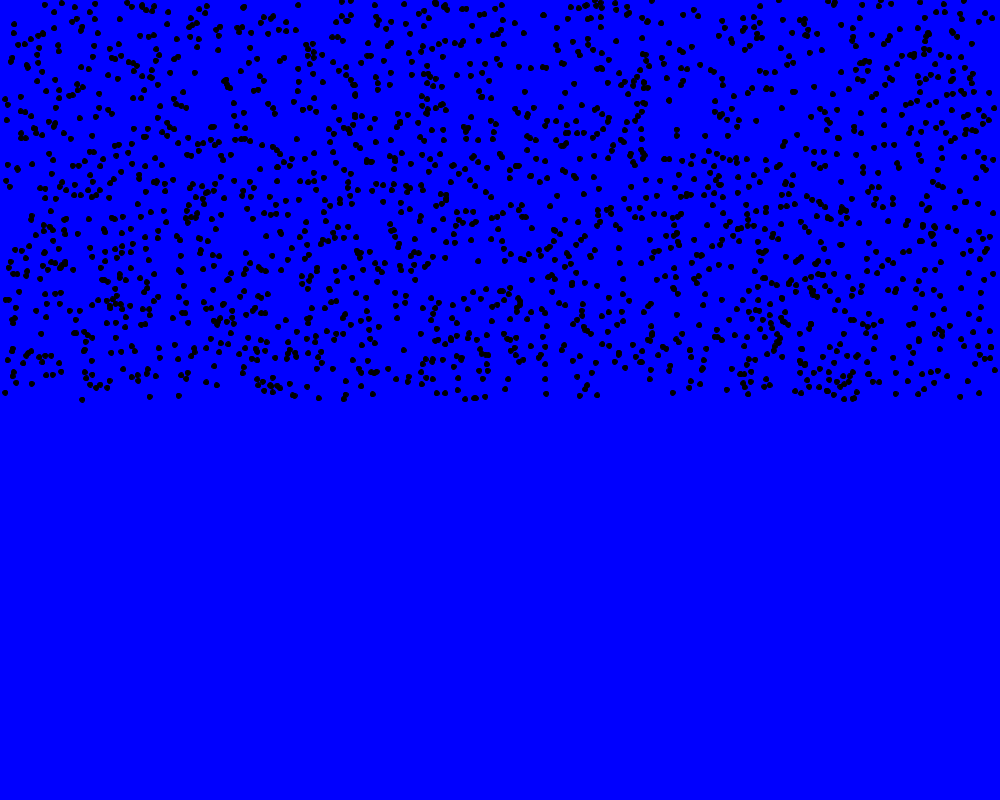
Frame 1 (no input)
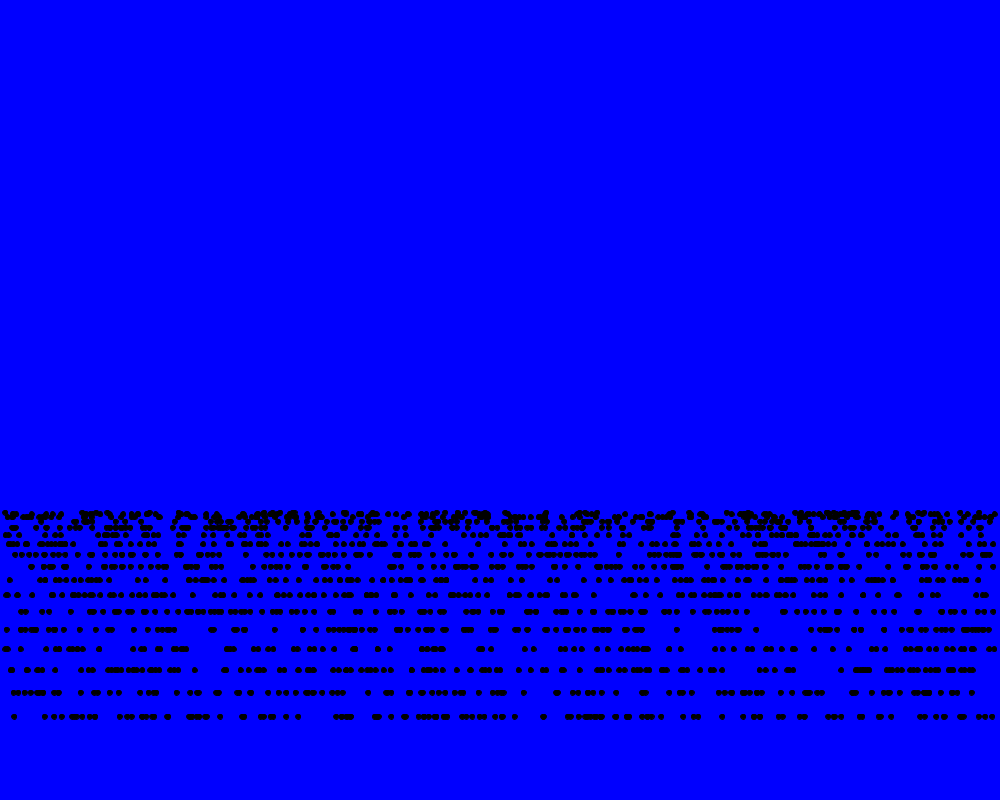
Frame 60 (the mouse pressed at the canvas centre just before this capture)
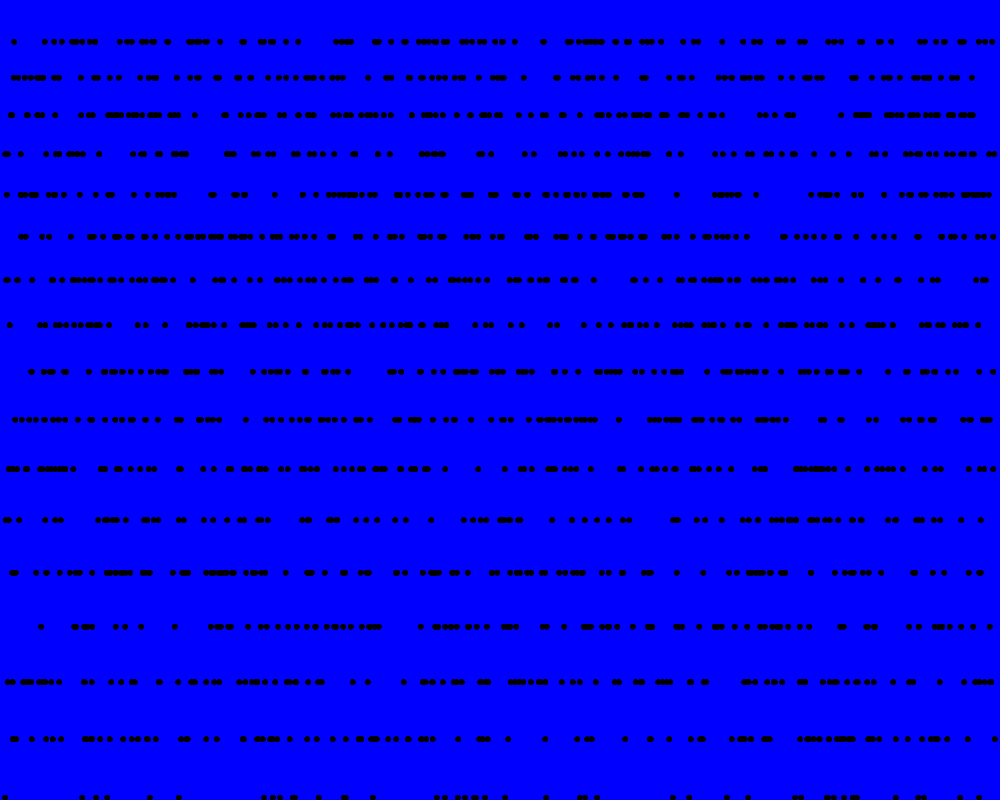
Frame 120 (the mouse held since frame 60 and released just before this capture)

The Processing sketch that drew these frames (run headless with seeded random() and noise(); from frame 60 on, the mouse is pressed at the canvas centre):

// Processing sketch: Gravity_Ball_Vector_Obj
// ── Gravity_Ball_Vector_Obj.pde
GravityBall[] g= new GravityBall[2000];

void setup() {
  size(1000, 800);
  for (int i = 0; i< g.length; i++) {
    g[i]= new GravityBall();
  }
}
void draw() {
  background(0, 0, 255);
  for (int i=0; i< g.length; i++) {
    g[i].display();
    g[i].move();
    g[i].bounce();
  }
}

class GravityBall {
  PVector loc, vel, acc;
  float sz;

  GravityBall() {
    sz=5;
    loc= new PVector(random(sz, width-sz), random(height/2));
    vel= new PVector(0, 0);
    acc= new PVector(0, .5);
  }

  void display() {
    fill(0);
    ellipse(loc.x, loc.y, sz, sz);
  }

  void move() {
    vel.add(acc);
    loc.add(vel);
  }
  void bounce() {
    if (loc.y> height- sz/2) {
      loc.y= height-sz/2;
      vel.y= -abs(vel.y);
    }
  }
}
